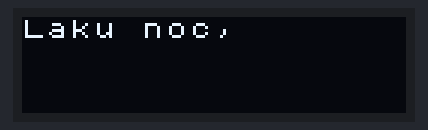
Recording of a sketch running on a simulated Arduino Uno, built with avr-gcc and run on an emulated ATmega328P. Shown: 128×32 one-colour display.

Above: at 0.1 s.
At 1.2 s:
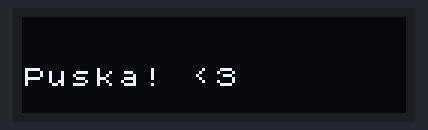

Measured:
- by itself, everything shown: repeats every 2.1 s, in 4 steps
- what the display in image 1 shows lasts 1.0 s, from 1.1 s to 2.1 s

The sketch:

helloWorld_withText.ino
```cpp
#include <Arduino.h>
#include <U8x8lib.h>

// Pin 16   OLED Reset
// Pin 4,5  I2C

// use Board "Wemos D1 Mini R2", 80Mhz, 4 MB Flash, 921600baud to flash
// COM10

U8X8_SSD1306_128X32_UNIVISION_HW_I2C u8x8(16);

void setup(void)
{
  u8x8.begin();
}

void loop(void)
{
  u8x8.setFont(u8x8_font_chroma48medium8_r);
  u8x8.drawString(0, 0, "Laku noc,");
  delay(1000);
  u8x8.clearLine(0);
  u8x8.drawString(0, 2, "Puska! <3");
  delay(1000);
  u8x8.clearLine(2);
}
```
